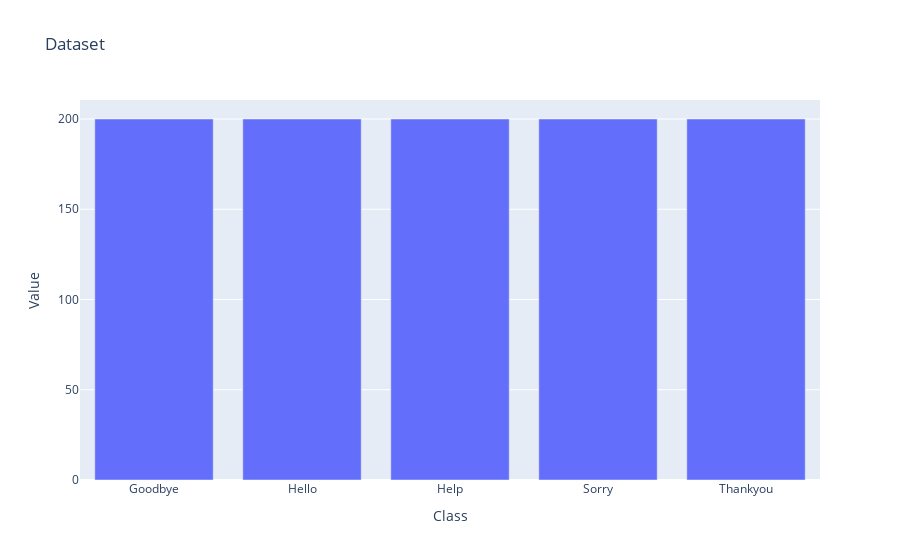

Source (notebook cell):
### Code cell
import plotly.express as px

# Create a DataFrame with the data
data = {'Class': ['Goodbye', 'Hello', 'Help', 'Sorry', 'Thankyou'],
        'Value': [200, 200, 200, 200, 200]}

# Create the bar plot using Plotly Express
fig = px.bar(data, x='Class', y='Value', title='Dataset')

# Show the plot
fig.show()

### Figure 1 — Plotly figure (JSON) as saved in the notebook; plotly's stock layout.template omitted (floating-point values rounded to 4 significant figures)
{"data": [{"alignmentgroup": "True", "hovertemplate": "Class=%{x}<br>Value=%{y}<extra></extra>", "legendgroup": "", "marker": {"color": "#636efa", "pattern": {"shape": ""}}, "name": "", "offsetgroup": "", "orientation": "v", "showlegend": false, "textposition": "auto", "type": "bar", "x": ["Goodbye", "Hello", "Help", "Sorry", "Thankyou"], "xaxis": "x", "y": [200, 200, 200, 200, 200], "yaxis": "y"}], "layout": {"autosize": true, "barmode": "relative", "legend": {"tracegroupgap": 0}, "title": {"text": "Dataset"}, "xaxis": {"anchor": "y", "autorange": true, "domain": [0, 1], "range": [-0.5, 4.5], "title": {"text": "Class"}, "type": "category"}, "yaxis": {"anchor": "x", "autorange": true, "domain": [0, 1], "range": [0, 210.5], "title": {"text": "Value"}, "type": "linear"}}}
